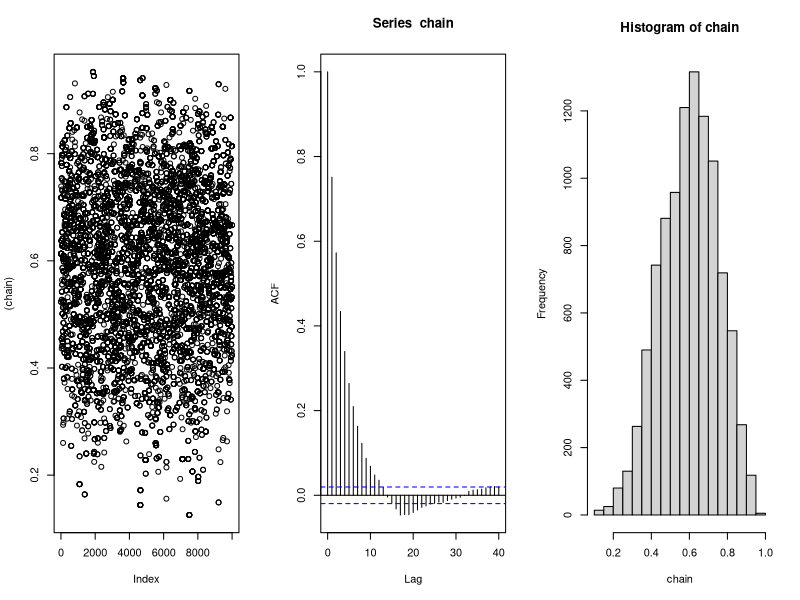

Source code (R):
## ---- chunk 1
Alpha <- 6
Beta <- 4
# phi cannot be 0 or 1
phi <- function(c,oldphi){
  newphi = 0
  while (newphi == 0 || newphi == 1){
  newphi = rbeta(1,c*oldphi,c*(1-oldphi))
  }
  return(newphi)
}

run_metropolis_MCMC <- function(startvalue,c,iterations){
  chain = rep(0, iterations+1)
  chain[1] = startvalue
  for (i in 1:iterations){
    phi = phi(c,chain[i])
    proposal = dbeta(chain[i],c*phi,c*(1-phi))/dbeta(phi,c*chain[i],c*(1-chain[i]))
    posterior = dbeta(phi,Alpha,Beta)/dbeta(chain[i],Alpha,Beta)
    probab = proposal*posterior
    if (runif(1) < probab){
      chain[i+1] = phi
    }else{
      chain[i+1] = chain[i]
    }
  }
  return(chain)
}

startvalue = runif(1)
chain = run_metropolis_MCMC(startvalue,1, 10000)
acceptance = 1-mean(duplicated(chain))

par(mfrow=c(1,3))  #1 row, 3 columns
plot((chain)); acf(chain); hist(chain)  #plot commands

## ---- chunk 2
Gibbs_<-function(x0,y0,iterations,B=5,burnIn=0)
## 5 parameters are needed in this function, with B=5 and burnIn=0 by default
{
  if(x0>0&&x0<B&&y0>0&&y0<B)
## to check whether the starting values are in the domain.    
  {
    x<-c(x0,rep(NA,iterations-1))
## Initialize the Markov chain    
    y<-c(y0,rep(NA,iterations-1))
## Initialize the Markov chain    
    for(i in 1:(iterations-1))
    {
      x[i+1]<-(-log(1-runif(1)*(1-exp(-y[i]*B)))/y[i])
## use inverse transform sampling to draw sample from conditional distribution 
## p(x^{i+1}|y^{i})   
      y[i+1]<-(-log(1-runif(1)*(1-exp(-x[i+1]*B)))/x[i+1])
## use inverse transform sampling to draw sample from conditional distribution 
## p(y^{i+1}|x^{i+1})     
    }
    if(burnIn>0)
    {
        x<-x[-(1:burnIn)]
        y<-y[-(1:burnIn)]
        print(length(x))
## discard the first bunch of draws for the burn-in process    
    }
    return(data.frame(x,y))
  }
 else
   stop("Initial values incorrect")
## print the information for incorrect starting values  
}
